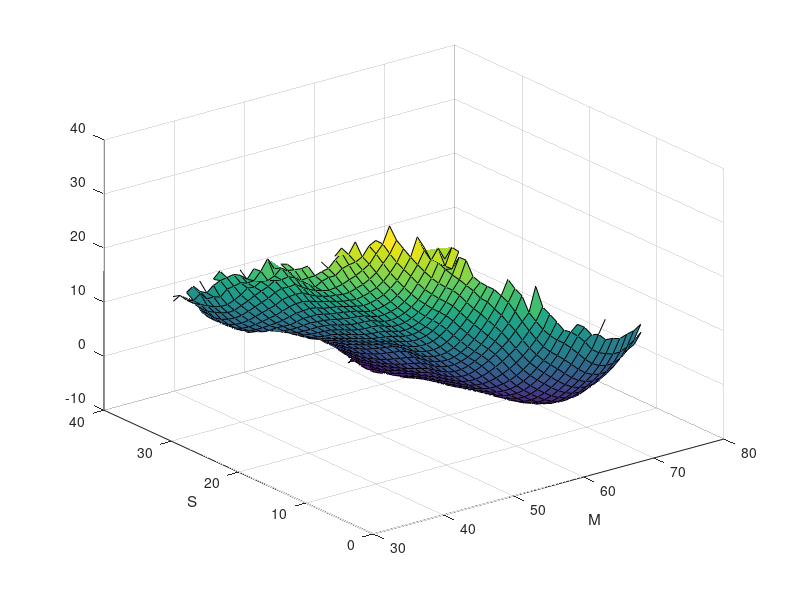
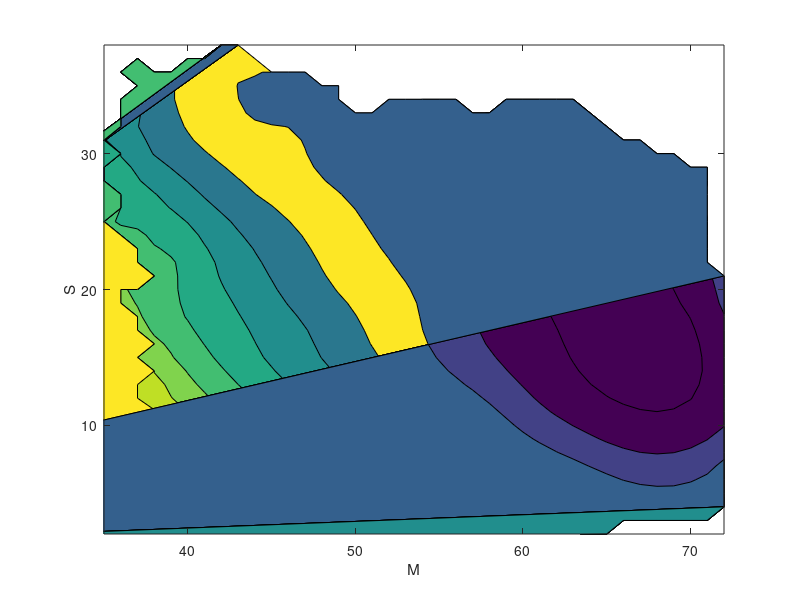

MATLAB code to generate these figures, in order:
close all
clear all
M=linspace(35,72,38);
S=linspace(2,38,37);
G=load('free_energy.dat');
surf(M,S,G');xlabel('M');ylabel('S');
figure
contourf(M,S,G');xlabel('M');ylabel('S');
